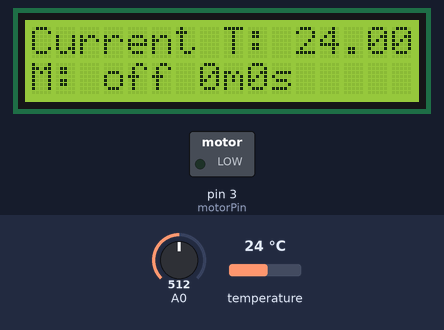
This sketch was run on a simulated Arduino Uno, built with avr-gcc and run on an emulated ATmega328P. Shown: 16×2 character LCD, switched loads named in the sketch (green lamp = pin HIGH). Inputs (shaded band) come from the test bench; at power-on: A0 = 512, temperature 24 °C. What the sketch prints to the serial monitor is not drawn.

Above: at 1.2 s.
1.3 s: A0 set to 265
4.1 s: A0 set to 232
At 4.9 s:
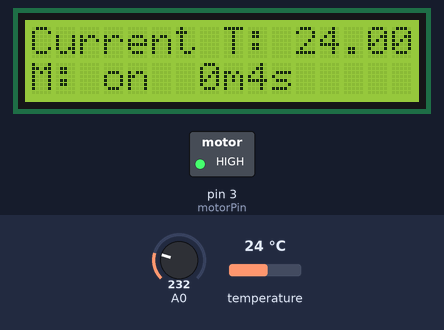
9.8 s: A0 set to 660
At 12.2 s:
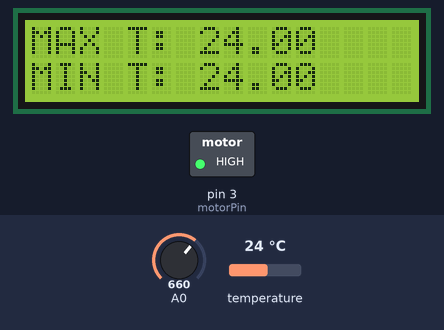
Timing chart, 0 to 13.7 s (numbered marks = the images above; inputs shaded):
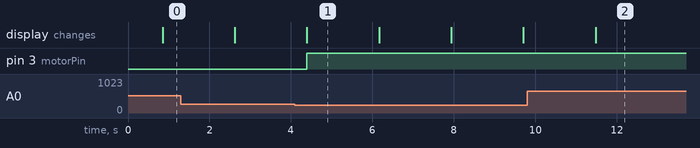

Measured:
- the behaviour switches between 250 and 249 on A0 (found by bisection; images 0 and 1)
- after the input at 4.1 s, pin 3 (motorPin): LOW → HIGH after 0.29 s; the display: changes after 0.29 s (image 1)
- after the input at 9.8 s, the display: changes after 1.7 s (image 2)
- what the display in image 1 shows lasts 1.8 s, from 4.4 s to 6.2 s

The sketch:

electronicCalorimeter.ino
```cpp
/*
  Main file to handle the electronic calorimeter project

  To make the project work the following steps must be done:

  1) install the termometer
    a) import the following libraries to arduino IDE:
      - DallasTemperature
      - OneWire

    b) install the circuit as described in the github readme
       Make sure that the input pin in the arduino is the one used in the code to initialize the temperatureSensor class
       Sensor yellow and red cables are the ones going to ground
       Sensor green cable is the one going to the input arduino pin

  2) install the motor
    a) install the circuit as shown in the github readme
    Make sure that the input pin in the arduino is the one used in the code to initialize the motor class


  3) install the Arduino LCD KeyPad Shield (SKU:DFR0009)
    a) install the circuit as shown below:
    LCD analog 0 -> Arduino analog 0
    LCD 5 volt -> Arduino 5 volt
    LCD ground -> Arduino ground
    LCD Reset -> Arduino reset
    LCD digital 4 (starting from 0 it is the fourth pin on the front-right side of the lcd) -> Arduino digital 4
    LCD digital 5 -> Arduino digital 5
    LCD digital 6 -> Arduino digital 6
    LCD digital 7 -> Arduino digital 7
    LCD digital 8 -> Arduino digital 8
    LCD digital 9 -> Arduino digital 9
    LCD digital 10 -> Arduino digital 10
*/

#include "temperatureSensor.h"
#include "motor.h"
#include "LCDshield.h"
#include <OneWire.h>
#include <DallasTemperature.h>
#include <LiquidCrystal.h>


#define tempSensorPin 2
#define motorPin 3
#define motorSpeed 220


#define LCDdigital4 4
#define LCDdigital5 5
#define LCDdigital6 6
#define LCDdigital7 7
#define LCDdigital8 8
#define LCDdigital9 9

#define LCDbtnRIGHT  0
#define LCDbtnUP     1
#define LCDbtnDOWN   2
#define LCDbtnLEFT   3
#define LCDbtnSELECT 4
#define LCDbtnNONE   5


LiquidCrystal myLCD(LCDdigital8, LCDdigital9, LCDdigital4, LCDdigital5, LCDdigital6, LCDdigital7);
temperatureSensor *myTempSensor;
motor *myMotor;
LCDshield *myLCDshield;

float readTemp;

void setup()
{
  // open the serial port at 9600 bps:Serial.begin(9600);
  Serial.begin(9600);

  // instantiate classes
  myTempSensor = new temperatureSensor(tempSensorPin);
  myMotor = new motor(motorPin, motorSpeed);
  myLCDshield = new LCDshield(myLCD);
}

void loop()
{
  readTemp = myTempSensor->getTemperature();
  Serial.println(readTemp);

  // depending on which button was pushed, we perform an action
  switch (myLCDshield->read_LCD_buttons())
  {
     case LCDbtnRIGHT: {
       break;
     }
     case LCDbtnLEFT: {
       break;
     }
     case LCDbtnUP: {
       if (myMotor->isMotorActive() == false) {
         myMotor->activateMotor();
       }
       break;
     }
     case LCDbtnDOWN: {
       if (myMotor->isMotorActive() == true) {
         myMotor->desactivateMotor();
       }
       break;
     }
     case LCDbtnSELECT: {
       myLCDshield->printMaxMin(myTempSensor->getMaxTemperature(), myTempSensor->getMinTemperature());
       // stay while button still pressed
       while (myLCDshield->read_LCD_buttons() == LCDbtnSELECT){delay(1000);};
       break;
     }
     default:
       break;
   }

  // print data on LCD
  myLCDshield->printLCD(readTemp, myMotor->isMotorActive());
  delay(1000);
}
```

motor.cpp
```cpp
#include "Arduino.h"
#include "motor.h"


motor::motor(int pinOutput, int motorSpeed)
{
  //set motor speed
  _motorSpeed = motorSpeed;

  // set pin to output
  pinMode(pinOutput, OUTPUT);
  _pinOutput = pinOutput;

  // initialize vars
  _motorActive= false;

  // print debug
  // String debug = "Initialized the milk frother motor on arduino output pin " + String(pinOutput) + " with speed " + String(_motorSpeed);
  //Serial.println(debug);
}

void motor::activateMotor()
{
  //analogWrite(_pinOutput, _motorSpeed);
  digitalWrite(_pinOutput, HIGH);
  _motorActive = true;
}


void motor::desactivateMotor()
{
  //analogWrite(_pinOutput, 0);
  digitalWrite(_pinOutput, LOW);
  _motorActive = false;
}


bool motor::isMotorActive()
{
  return _motorActive;
}
```

motor.h
```cpp
/*
  motor.h - Library for handling the milk frother motor.
*/

#ifndef motor_h
#define motor_h

#include <Arduino.h>

class motor
{
  public:
    motor(int pinOutput, int motorSpeed);
    void activateMotor();
    void desactivateMotor();
    bool isMotorActive();

  private:
    int _pinOutput;
    int _motorSpeed;
    bool _motorActive;
};

#endif
```

temperatureSensor.cpp
```cpp
#include "Arduino.h"
#include "temperatureSensor.h"


temperatureSensor::temperatureSensor(int pinInput)
{
  // set pin to input
  pinMode(pinInput, INPUT);
  _pinInput = pinInput;

  // instantiate wire object
  wire = new OneWire(_pinInput);

  // instantiate sensor object
  sensor = new DallasTemperature(wire);

  // initialize temperature sensor
  sensor->begin();

  // initialize vars
  _maxTemperature = -126.0;
  _minTemperature = 126.0;

  // print debug
  // String debug = "Initialized the temperature sensor DS18B20 on arduino input pin " + String(pinInput);
  // Serial.println(debug);
}


float temperatureSensor::getTemperature()
{
  sensor->requestTemperatures();
  float currentTemperature = sensor->getTempCByIndex(0);

  // update maximum/minimum temperature
  if (currentTemperature > _maxTemperature)
  {
      _maxTemperature = currentTemperature;
  }

  if (currentTemperature < _minTemperature && currentTemperature > -126 )
  {
     _minTemperature = currentTemperature;
  }

  return float(   (  (int)  ( currentTemperature * 100 )   )    /    100.0     );
}


float temperatureSensor::getMaxTemperature()
{
  return float(   (  (int)  ( _maxTemperature * 100 )   )    /    100.0     );
}


float temperatureSensor::getMinTemperature()
{
  return float(   (  (int)  ( _minTemperature * 100 )   )    /    100.0     );
}
```

temperatureSensor.h
```cpp
/*
  temperatureSensor.h - Library for handling the DS18B20 temperature sensor.
*/

#ifndef temperatureSensor_h
#define temperatureSensor_h

#include <Arduino.h>
#include <OneWire.h>
#include <DallasTemperature.h>

class temperatureSensor
{
  public:
    temperatureSensor(int pinInput);
    float getTemperature();
    float getMaxTemperature();
    float getMinTemperature();

  private:
    int _pinInput;
    float _maxTemperature;
    float _minTemperature;
    OneWire *wire;
    DallasTemperature *sensor;
};

#endif
```

LCDshield.cpp
```cpp
#include "Arduino.h"
#include "LCDshield.h"

LCDshield::LCDshield(LiquidCrystal & lcd)
{
  // start the library
  _lcd = &lcd;

  _lcd->begin(16, 2);
  _lcd->clear();

  //String debug = "Initialized the Arduino LCD KeyPad Shield (SKU:DFR0009)";
  //Serial.println(debug);
}


int LCDshield::read_LCD_buttons()
{
  // read the value from the sensor
  _analog0 = analogRead(0);
 // my buttons when read are centered at these values: 0, 144, 329, 504, 741
 // we add approx 50 to those values and check to see if we are close
 // We make this the 1st option for speed reasons since it will be the most likely result
 // For V1.1 us this threshold

 if (_analog0 > 1000) return _LCDbtnNONE;
 if (_analog0 < 50)   return _LCDbtnRIGHT;
 if (_analog0 < 250)  return _LCDbtnUP;
 if (_analog0 < 450)  return _LCDbtnDOWN;
 if (_analog0 < 650)  return _LCDbtnLEFT;
 if (_analog0 < 850)  return _LCDbtnSELECT;

 // For V1.0 comment the other threshold and use the one below:
/*
 if (_analog0 < 50)   return _LCDbtnRIGHT;
 if (_analog0 < 195)  return _LCDbtnUP;
 if (_analog0 < 380)  return _LCDbtnDOWN;
 if (_analog0 < 555)  return _LCDbtnLEFT;
 if (_analog0 < 790)  return _LCDbtnSELECT;
*/

 // when all others fail, return this...
 return _LCDbtnNONE;
}


void LCDshield::printLCD(float temperature, bool isMotorActive)
{
 // clear screen
 _lcd->clear();

 // set cursor and write temperature
 _lcd->setCursor(0,0);
 _lcd->print("Current T: ");
 _lcd->print(temperature);

 // set cursor and write motor state
 _lcd->setCursor(0,1);
 isMotorActive ? _lcd->print("M: on ") : _lcd->print("M: off");

 // set cursor and display minutes/seconds elapsed since power-up

  int totalSeconds = millis()/1000;
  int minutes = int(totalSeconds / 60);
  int seconds = int(totalSeconds % 60);

 _lcd->setCursor(7,1);
 _lcd->print(minutes);
 _lcd->print("m");
 _lcd->print(seconds);
 _lcd->print("s");
}


void LCDshield::printMaxMin(float maxTemperature, float minTemperature)
{
 // clear screen
 _lcd->clear();

 // set cursor and write temperature
 _lcd->setCursor(0,0);
 _lcd->print("MAX T: ");
 _lcd->print(maxTemperature);

 _lcd->setCursor(0,1);
 _lcd->print("MIN T: ");
 _lcd->print(minTemperature);
}
```

LCDshield.h
```cpp
/*
  LCDshield.h - Library for handling the Arduino LCD KeyPad Shield (SKU:DFR0009).
*/

#ifndef LCDshield_h
#define LCDshield_h

#include <Arduino.h>
#include <LiquidCrystal.h>


class LCDshield
{
  public:
    LCDshield(LiquidCrystal & lcd);
    int read_LCD_buttons();
    void printLCD(float temperature, bool isMotorActive);
    void printMaxMin(float maxTemperature, float minTemperature);

  private:
    LiquidCrystal * _lcd;
    int _analog0;
    int _LCDbtnRIGHT = 0;
    int _LCDbtnUP = 1;
    int _LCDbtnDOWN = 2;
    int _LCDbtnLEFT = 3;
    int _LCDbtnSELECT = 4;
    int _LCDbtnNONE = 5;
};

#endif
```
